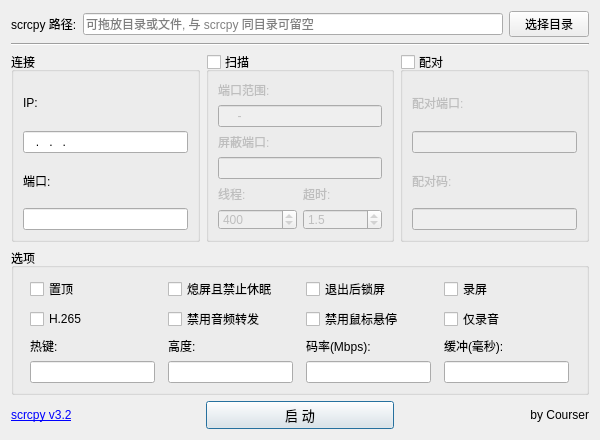
<?xml version="1.0" encoding="UTF-8"?>
<ui version="4.0">
 <class>main</class>
 <widget class="QDialog" name="main">
  <property name="geometry">
   <rect>
    <x>0</x>
    <y>0</y>
    <width>600</width>
    <height>440</height>
   </rect>
  </property>
  <property name="minimumSize">
   <size>
    <width>600</width>
    <height>440</height>
   </size>
  </property>
  <property name="maximumSize">
   <size>
    <width>600</width>
    <height>440</height>
   </size>
  </property>
  <property name="font">
   <font>
    <family>Microsoft YaHei UI</family>
   </font>
  </property>
  <property name="acceptDrops">
   <bool>true</bool>
  </property>
  <property name="windowTitle">
   <string>scrcpy GUI</string>
  </property>
  <layout class="QGridLayout" name="gridLayout_2">
   <item row="0" column="0">
    <layout class="QHBoxLayout" name="horizontalLayout">
     <item>
      <widget class="QLabel" name="label">
       <property name="text">
        <string>scrcpy 路径:</string>
       </property>
      </widget>
     </item>
     <item>
      <widget class="QLineEdit" name="strPath">
       <property name="readOnly">
        <bool>true</bool>
       </property>
       <property name="placeholderText">
        <string>可拖放目录或文件, 与 scrcpy 同目录可留空</string>
       </property>
      </widget>
     </item>
     <item>
      <widget class="QPushButton" name="btnPath">
       <property name="text">
        <string>选择目录</string>
       </property>
       <property name="autoDefault">
        <bool>false</bool>
       </property>
      </widget>
     </item>
    </layout>
   </item>
   <item row="1" column="0">
    <widget class="Line" name="line">
     <property name="orientation">
      <enum>Qt::Orientation::Horizontal</enum>
     </property>
    </widget>
   </item>
   <item row="2" column="0">
    <layout class="QHBoxLayout" name="horizontalLayout_2">
     <item>
      <widget class="QGroupBox" name="groupBox">
       <property name="minimumSize">
        <size>
         <width>188</width>
         <height>0</height>
        </size>
       </property>
       <property name="maximumSize">
        <size>
         <width>192</width>
         <height>16777215</height>
        </size>
       </property>
       <property name="title">
        <string>连接</string>
       </property>
       <layout class="QVBoxLayout" name="verticalLayout">
        <item>
         <widget class="QLabel" name="label_2">
          <property name="text">
           <string>IP:</string>
          </property>
         </widget>
        </item>
        <item>
         <widget class="QLineEdit" name="strIP">
          <property name="inputMask">
           <string>000.000.000.000</string>
          </property>
         </widget>
        </item>
        <item>
         <widget class="QLabel" name="label_3">
          <property name="text">
           <string>端口:</string>
          </property>
         </widget>
        </item>
        <item>
         <widget class="QLineEdit" name="strPort">
          <property name="inputMask">
           <string>00000</string>
          </property>
         </widget>
        </item>
       </layout>
      </widget>
     </item>
     <item>
      <widget class="QGroupBox" name="isScan">
       <property name="minimumSize">
        <size>
         <width>188</width>
         <height>0</height>
        </size>
       </property>
       <property name="maximumSize">
        <size>
         <width>192</width>
         <height>16777215</height>
        </size>
       </property>
       <property name="toolTip">
        <string>启动时扫描上次连接ip的指定范围内端口
(因无线调试每次会随机开端口)</string>
       </property>
       <property name="title">
        <string>扫描</string>
       </property>
       <property name="checkable">
        <bool>true</bool>
       </property>
       <property name="checked">
        <bool>false</bool>
       </property>
       <layout class="QGridLayout" name="gridLayout_4">
        <item row="4" column="0">
         <widget class="QLabel" name="label_13">
          <property name="toolTip">
           <string>线程越多扫描越快,但数量与内存有关
 8G内存: 800
16G内存:1600</string>
          </property>
          <property name="text">
           <string>线程:</string>
          </property>
         </widget>
        </item>
        <item row="1" column="0" colspan="2">
         <widget class="QLineEdit" name="strPortRange">
          <property name="toolTip">
           <string>例: 36000-44000</string>
          </property>
          <property name="inputMask">
           <string>00000-00000</string>
          </property>
         </widget>
        </item>
        <item row="5" column="1">
         <widget class="QDoubleSpinBox" name="numTimeout">
          <property name="toolTip">
           <string>越小速度越快,但漏过的端口越多,与wifi连接速度有关</string>
          </property>
          <property name="decimals">
           <number>1</number>
          </property>
          <property name="minimum">
           <double>1.000000000000000</double>
          </property>
          <property name="maximum">
           <double>5.000000000000000</double>
          </property>
          <property name="singleStep">
           <double>0.100000000000000</double>
          </property>
          <property name="value">
           <double>1.500000000000000</double>
          </property>
         </widget>
        </item>
        <item row="4" column="1">
         <widget class="QLabel" name="label_5">
          <property name="toolTip">
           <string>越小速度越快,但漏过的端口越多,与wifi连接速度有关</string>
          </property>
          <property name="text">
           <string>超时:</string>
          </property>
         </widget>
        </item>
        <item row="3" column="0" colspan="2">
         <widget class="QLineEdit" name="strUnPort">
          <property name="toolTip">
           <string>扫描范围内非调试用常开端口
多个用空格分隔</string>
          </property>
         </widget>
        </item>
        <item row="5" column="0">
         <widget class="QSpinBox" name="numThread">
          <property name="toolTip">
           <string>线程越多扫描越快,但数量与内存有关
 8G内存: 800
16G内存:1600</string>
          </property>
          <property name="maximum">
           <number>6000</number>
          </property>
          <property name="singleStep">
           <number>100</number>
          </property>
          <property name="value">
           <number>400</number>
          </property>
         </widget>
        </item>
        <item row="0" column="0">
         <widget class="QLabel" name="label_4">
          <property name="toolTip">
           <string>例: 36000-44000</string>
          </property>
          <property name="text">
           <string>端口范围:</string>
          </property>
         </widget>
        </item>
        <item row="2" column="0">
         <widget class="QLabel" name="label_6">
          <property name="toolTip">
           <string>扫描范围内非调试用常开端口
多个用空格分隔</string>
          </property>
          <property name="text">
           <string>屏蔽端口:</string>
          </property>
         </widget>
        </item>
       </layout>
      </widget>
     </item>
     <item>
      <widget class="QGroupBox" name="isPair">
       <property name="minimumSize">
        <size>
         <width>188</width>
         <height>0</height>
        </size>
       </property>
       <property name="maximumSize">
        <size>
         <width>192</width>
         <height>16777215</height>
        </size>
       </property>
       <property name="toolTip">
        <string>无线调试首次连接需配对
具体看手机(Android 11以上)
配对时ip,端口,配对端口,配对码4项都要填</string>
       </property>
       <property name="title">
        <string>配对</string>
       </property>
       <property name="checkable">
        <bool>true</bool>
       </property>
       <property name="checked">
        <bool>false</bool>
       </property>
       <layout class="QVBoxLayout" name="verticalLayout_2">
        <item>
         <widget class="QLabel" name="label_7">
          <property name="text">
           <string>配对端口:</string>
          </property>
         </widget>
        </item>
        <item>
         <widget class="QLineEdit" name="strPairPort">
          <property name="inputMask">
           <string>00000</string>
          </property>
         </widget>
        </item>
        <item>
         <widget class="QLabel" name="label_8">
          <property name="text">
           <string>配对码:</string>
          </property>
         </widget>
        </item>
        <item>
         <widget class="QLineEdit" name="strPairCode">
          <property name="inputMask">
           <string>000000</string>
          </property>
         </widget>
        </item>
       </layout>
      </widget>
     </item>
    </layout>
   </item>
   <item row="3" column="0">
    <widget class="QGroupBox" name="groupBox_4">
     <property name="title">
      <string>选项</string>
     </property>
     <layout class="QGridLayout" name="gridLayout">
      <item row="0" column="0">
       <widget class="QCheckBox" name="isTop">
        <property name="text">
         <string>置顶</string>
        </property>
       </widget>
      </item>
      <item row="0" column="1">
       <widget class="QCheckBox" name="isSw">
        <property name="text">
         <string>熄屏且禁止休眠</string>
        </property>
       </widget>
      </item>
      <item row="0" column="2">
       <widget class="QCheckBox" name="isPoweroff">
        <property name="text">
         <string>退出后锁屏</string>
        </property>
       </widget>
      </item>
      <item row="0" column="3">
       <widget class="QCheckBox" name="isRecord">
        <property name="toolTip">
         <string>录像文件以日期保存到 rec 目录</string>
        </property>
        <property name="styleSheet">
         <string notr="true">QCheckBox:checked{color: red;}</string>
        </property>
        <property name="text">
         <string>录屏</string>
        </property>
       </widget>
      </item>
      <item row="1" column="0">
       <widget class="QCheckBox" name="isHEVC">
        <property name="toolTip">
         <string>scrcpy 2.0 以上支持</string>
        </property>
        <property name="text">
         <string>H.265</string>
        </property>
       </widget>
      </item>
      <item row="1" column="1">
       <widget class="QCheckBox" name="isNoAudio">
        <property name="toolTip">
         <string>默认为启用音频转发
需 scrcpy 2.0 与 Android 11</string>
        </property>
        <property name="text">
         <string>禁用音频转发</string>
        </property>
       </widget>
      </item>
      <item row="1" column="2">
       <widget class="QCheckBox" name="isNoMousehover">
        <property name="toolTip">
         <string/>
        </property>
        <property name="text">
         <string>禁用鼠标悬停</string>
        </property>
       </widget>
      </item>
      <item row="1" column="3">
       <widget class="QCheckBox" name="isRecordAudio">
        <property name="toolTip">
         <string>录音文件以 AAC 格式保存到 rec 目录</string>
        </property>
        <property name="text">
         <string>仅录音</string>
        </property>
       </widget>
      </item>
      <item row="2" column="0">
       <widget class="QLabel" name="label_9">
        <property name="toolTip">
         <string>默认为左Alt键: lalt
可选值: lctrl、rctrl、lalt、ralt、lsuper、rsuper</string>
        </property>
        <property name="text">
         <string>热键:</string>
        </property>
       </widget>
      </item>
      <item row="2" column="1">
       <widget class="QLabel" name="label_10">
        <property name="text">
         <string>高度:</string>
        </property>
       </widget>
      </item>
      <item row="2" column="2">
       <widget class="QLabel" name="label_11">
        <property name="toolTip">
         <string>默认码率是 8 Mbps</string>
        </property>
        <property name="text">
         <string>码率(Mbps):</string>
        </property>
       </widget>
      </item>
      <item row="2" column="3">
       <widget class="QLabel" name="label_12">
        <property name="text">
         <string>缓冲(毫秒):</string>
        </property>
       </widget>
      </item>
      <item row="3" column="0">
       <widget class="QLineEdit" name="strKey">
        <property name="maximumSize">
         <size>
          <width>125</width>
          <height>16777215</height>
         </size>
        </property>
        <property name="toolTip">
         <string>默认为左Alt键: lalt
可选值: lctrl、rctrl、lalt、ralt、lsuper、rsuper</string>
        </property>
        <property name="inputMask">
         <string>aaaaaa</string>
        </property>
       </widget>
      </item>
      <item row="3" column="1">
       <widget class="QLineEdit" name="strSize">
        <property name="maximumSize">
         <size>
          <width>125</width>
          <height>16777215</height>
         </size>
        </property>
        <property name="inputMask">
         <string>0000</string>
        </property>
       </widget>
      </item>
      <item row="3" column="2">
       <widget class="QLineEdit" name="strBitrate">
        <property name="maximumSize">
         <size>
          <width>125</width>
          <height>16777215</height>
         </size>
        </property>
        <property name="toolTip">
         <string>默认码率是 8 Mbps</string>
        </property>
        <property name="inputMask">
         <string>0</string>
        </property>
       </widget>
      </item>
      <item row="3" column="3">
       <widget class="QLineEdit" name="strBuffer">
        <property name="maximumSize">
         <size>
          <width>125</width>
          <height>16777215</height>
         </size>
        </property>
        <property name="inputMask">
         <string>000</string>
        </property>
       </widget>
      </item>
     </layout>
    </widget>
   </item>
   <item row="4" column="0">
    <layout class="QHBoxLayout" name="horizontalLayout_3">
     <item>
      <widget class="QLabel" name="label_14">
       <property name="text">
        <string>&lt;a href=&quot;https://github.com/Genymobile/scrcpy&quot;&gt;scrcpy v3.2&lt;/a&gt;</string>
       </property>
       <property name="openExternalLinks">
        <bool>true</bool>
       </property>
      </widget>
     </item>
     <item>
      <widget class="QPushButton" name="btnStart">
       <property name="sizePolicy">
        <sizepolicy hsizetype="Minimum" vsizetype="Fixed">
         <horstretch>0</horstretch>
         <verstretch>0</verstretch>
        </sizepolicy>
       </property>
       <property name="font">
        <font>
         <family>Microsoft YaHei UI</family>
         <pointsize>10</pointsize>
        </font>
       </property>
       <property name="text">
        <string>启 动</string>
       </property>
      </widget>
     </item>
     <item>
      <widget class="QLabel" name="label_15">
       <property name="text">
        <string>by Courser</string>
       </property>
       <property name="alignment">
        <set>Qt::AlignmentFlag::AlignRight|Qt::AlignmentFlag::AlignTrailing|Qt::AlignmentFlag::AlignVCenter</set>
       </property>
      </widget>
     </item>
    </layout>
   </item>
  </layout>
 </widget>
 <tabstops>
  <tabstop>btnStart</tabstop>
  <tabstop>strPath</tabstop>
  <tabstop>strIP</tabstop>
  <tabstop>strPort</tabstop>
  <tabstop>strKey</tabstop>
  <tabstop>strSize</tabstop>
  <tabstop>strBitrate</tabstop>
  <tabstop>strBuffer</tabstop>
  <tabstop>isTop</tabstop>
  <tabstop>isHEVC</tabstop>
  <tabstop>isSw</tabstop>
  <tabstop>isNoAudio</tabstop>
  <tabstop>isPoweroff</tabstop>
  <tabstop>isRecord</tabstop>
  <tabstop>isScan</tabstop>
  <tabstop>strPortRange</tabstop>
  <tabstop>strUnPort</tabstop>
  <tabstop>numThread</tabstop>
  <tabstop>numTimeout</tabstop>
  <tabstop>isPair</tabstop>
  <tabstop>strPairPort</tabstop>
  <tabstop>strPairCode</tabstop>
  <tabstop>btnPath</tabstop>
 </tabstops>
 <resources/>
 <connections/>
</ui>
